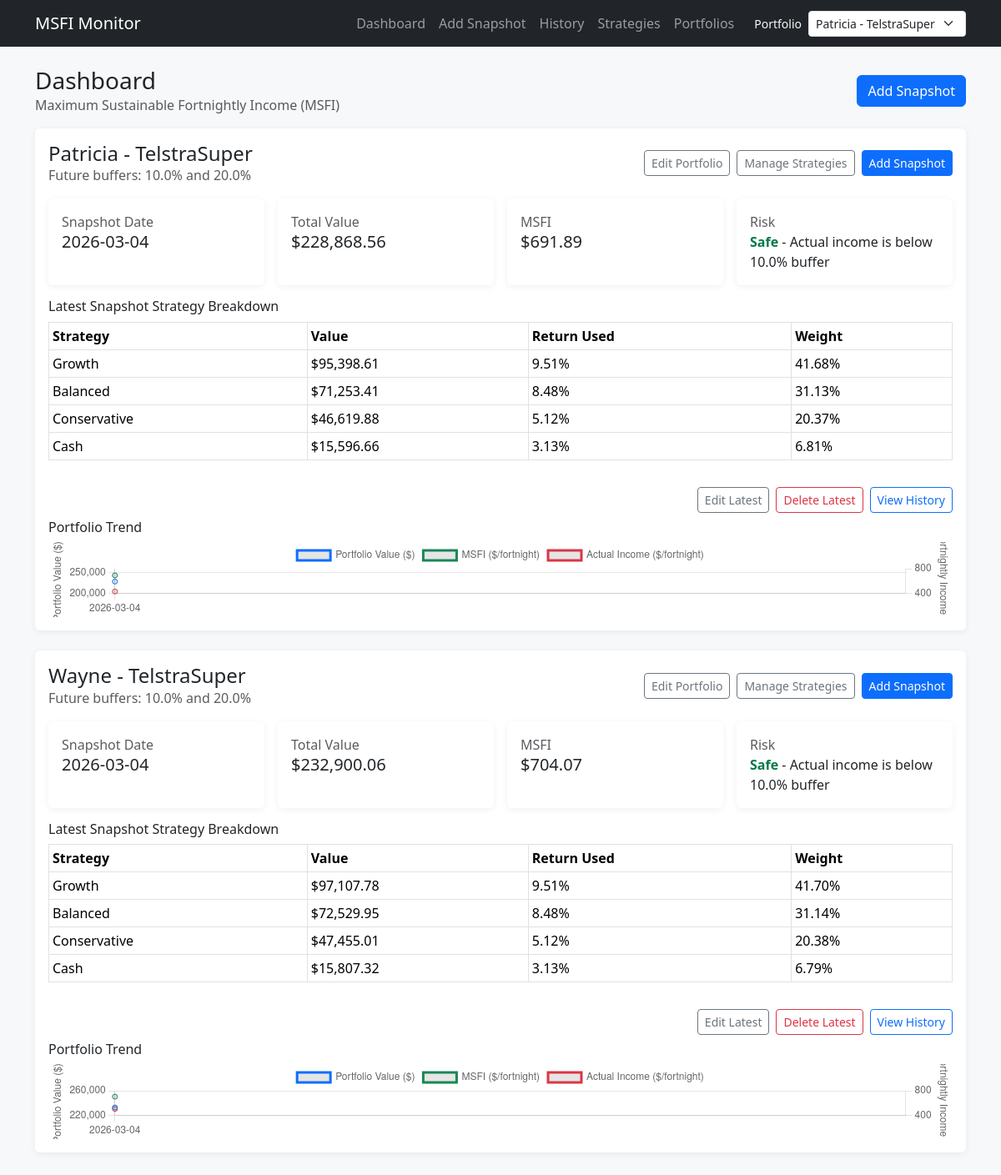
The page / on the database its author committed.
### tables this page shows
CREATE TABLE portfolios (
            id INTEGER PRIMARY KEY AUTOINCREMENT,
            name TEXT NOT NULL UNIQUE,
            buffer_1_percent REAL NOT NULL,
            buffer_2_percent REAL NOT NULL,
            created_at TEXT NOT NULL DEFAULT CURRENT_TIMESTAMP
        );

CREATE TABLE snapshots (
            id INTEGER PRIMARY KEY AUTOINCREMENT,
            portfolio_id INTEGER NOT NULL,
            snapshot_date TEXT NOT NULL,
            total_value REAL NOT NULL,
            weighted_return REAL NOT NULL,
            annual_earnings REAL NOT NULL,
            msfi REAL NOT NULL,
            buffer_1_percent REAL NOT NULL,
            buffer_2_percent REAL NOT NULL,
            buffer_1_value REAL NOT NULL,
            buffer_2_value REAL NOT NULL,
            actual_income REAL NOT NULL,
            risk_status TEXT NOT NULL,
            notes TEXT,
            created_at TEXT NOT NULL DEFAULT CURRENT_TIMESTAMP,
            FOREIGN KEY (portfolio_id) REFERENCES portfolios(id) ON DELETE RESTRICT
        );

CREATE TABLE snapshot_strategy_values (
            id INTEGER PRIMARY KEY AUTOINCREMENT,
            snapshot_id INTEGER NOT NULL,
            strategy_id INTEGER NOT NULL,
            strategy_value REAL NOT NULL,
            return_used REAL NOT NULL,
            FOREIGN KEY (snapshot_id) REFERENCES snapshots(id) ON DELETE CASCADE,
            FOREIGN KEY (strategy_id) REFERENCES strategies(id) ON DELETE RESTRICT
        );

CREATE TABLE strategies (
            id INTEGER PRIMARY KEY AUTOINCREMENT,
            portfolio_id INTEGER NOT NULL,
            name TEXT NOT NULL,
            default_return_5yr REAL NOT NULL,
            active_flag INTEGER NOT NULL DEFAULT 1,
            created_at TEXT NOT NULL DEFAULT CURRENT_TIMESTAMP,
            UNIQUE(portfolio_id, name),
            FOREIGN KEY (portfolio_id) REFERENCES portfolios(id) ON DELETE RESTRICT
        );

### app.py (the view)
    @app.route("/")
    def dashboard():
        portfolios = get_all_portfolios()
        sections: list[dict] = []
        for portfolio in portfolios:
            portfolio_id = int(portfolio["id"])
            latest = get_latest_snapshot_by_portfolio(portfolio_id)
            latest_strategy_rows = []
            if latest is not None:
                latest_strategy_rows = [dict(row) for row in get_snapshot_strategy_rows(int(latest["id"]))]
                for row in latest_strategy_rows:
                    value = float(row["strategy_value"])
                    total = float(latest["total_value"])
                    weight = (value / total) if total > 0 else 0.0
                    row["weight_percent"] = round(weight * 100, 2)
            chart_rows = get_chart_snapshots_by_portfolio(portfolio_id)
            chart_data = {
                "labels": [row["snapshot_date"] for row in chart_rows],
                "portfolio_values": [float(row["total_value"]) for row in chart_rows],
                "msfi_values": [float(row["msfi"]) for row in chart_rows],
                "actual_income_values": [float(row["actual_income"]) for row in chart_rows],
            }
            sections.append(
                {
                    "portfolio": dict(portfolio),
                    "latest": dict(latest) if latest is not None else None,
                    "latest_strategy_rows": latest_strategy_rows,
                    "chart_data": chart_data,
                }
            )
        return render_template("dashboard.html", sections=sections, focus_portfolio_id=request.args.get("focus_portfolio_id", type=int))

### app.py (called while the page is built)
def _risk_explanation(risk_status: str, buffer_1_percent: float) -> str:
    buffer_label = round(buffer_1_percent * 100, 2)
    if risk_status == "Overdrawing":
        return "Actual income is above MSFI"
    if risk_status == "Caution":
        return f"Actual income is above {buffer_label}% buffer"
    return f"Actual income is below {buffer_label}% buffer"

### database.py (called while the page is built)
def get_db():
    if "db" not in g:
        app_config = g.get("app_config", current_app.config)
        database_path = app_config["DATABASE"]
        connection = sqlite3.connect(database_path)
        connection.row_factory = sqlite3.Row
        connection.execute("PRAGMA foreign_keys = ON")
        g.db = connection
    return g.db

### models.py (called while the page is built)
def get_all_portfolios():
    db = get_db()
    return db.execute("SELECT * FROM portfolios ORDER BY name ASC").fetchall()

def get_latest_snapshot_by_portfolio(portfolio_id: int):
    db = get_db()
    return db.execute(
        """
        SELECT *
        FROM snapshots
        WHERE portfolio_id = ?
        ORDER BY snapshot_date DESC, id DESC
        LIMIT 1
        """,
        (portfolio_id,),
    ).fetchone()

def get_chart_snapshots_by_portfolio(portfolio_id: int):
    db = get_db()
    return db.execute(
        """
        SELECT snapshot_date, total_value, msfi, actual_income
        FROM snapshots
        WHERE portfolio_id = ?
        ORDER BY snapshot_date ASC, id ASC
        """,
        (portfolio_id,),
    ).fetchall()

def get_snapshot_strategy_rows(snapshot_id: int):
    db = get_db()
    return db.execute(
        """
        SELECT ssv.*, st.name AS strategy_name, st.active_flag
        FROM snapshot_strategy_values ssv
        INNER JOIN strategies st ON st.id = ssv.strategy_id
        WHERE ssv.snapshot_id = ?
        ORDER BY st.id ASC
        """,
        (snapshot_id,),
    ).fetchall()

### templates/dashboard.html (shortened to what this page needs)
{% extends "base.html" %}
{% block content %}
<div class="d-flex justify-content-between align-items-center mb-3">
    <div>
        <h1 class="h3 m-0">Dashboard</h1>
        <div class="text-muted">Maximum Sustainable Fortnightly Income (MSFI)</div>
    </div>
    <a class="btn btn-primary" href="{{ url_for('add_snapshot', portfolio_id=nav_selected_portfolio_id) }}">Add Snapshot</a>
</div>
{% if sections %}
{% for section in sections %}
<section id="portfolio-{{ section.portfolio['id'] }}" class="mb-4">
    <div class="card p-3">
        <div class="d-flex justify-content-between align-items-center mb-3">
            <div>
                <h2 class="h4 mb-0">{{ section.portfolio["name"] }}</h2>
                <div class="text-muted">
                    Future buffers: {{ (section.portfolio["buffer_1_percent"] * 100)|round(2) }}% and
                    {{ (section.portfolio["buffer_2_percent"] * 100)|round(2) }}%
                </div>
            </div>
            <div class="d-flex gap-2">
                <a class="btn btn-outline-secondary btn-sm" href="{{ url_for('edit_portfolio', portfolio_id=section.portfolio['id']) }}">Edit Portfolio</a>
                <a class="btn btn-outline-secondary btn-sm" href="{{ url_for('strategies', portfolio_id=section.portfolio['id']) }}">Manage Strategies</a>
                <a class="btn btn-primary btn-sm" href="{{ url_for('add_snapshot', portfolio_id=section.portfolio['id']) }}">Add Snapshot</a>
            </div>
        </div>
        {% if section.latest %}
        <div class="row g-3 mb-3">
            <div class="col-md-3"><div class="card p-3 h-100"><div class="text-muted">Snapshot Date</div><div class="h5 mb-0">{{ section.latest["snapshot_date"] }}</div></div></div>
            <div class="col-md-3"><div class="card p-3 h-100"><div class="text-muted">Total Value</div><div class="h5 mb-0">${{ "{:,.2f}".format(section.latest["total_value"]) }}</div></div></div>
            <div class="col-md-3"><div class="card p-3 h-100"><div class="text-muted">MSFI</div><div class="h5 mb-0">${{ "{:,.2f}".format(section.latest["msfi"]) }}</div></div></div>
            <div class="col-md-3"><div class="card p-3 h-100"><div class="text-muted">Risk</div><div><span class="risk-{{ section.latest['risk_status'] }}">{{ section.latest["risk_status"] }}</span> - {{ risk_explanation(section.latest["risk_status"], section.latest["buffer_1_percent"]) }}</div></div></div>
        </div>
        <h3 class="h6">Latest Snapshot Strategy Breakdown</h3>
        <div class="table-responsive mb-3">
            <table class="table table-sm table-bordered align-middle">
                <thead>
                <tr>
                    <th>Strategy</th>
                    <th>Value</th>
                    <th>Return Used</th>
                    <th>Weight</th>
                </tr>
                </thead>
                <tbody>
                {% for row in section.latest_strategy_rows %}
                <tr>
                    <td>{{ row["strategy_name"] }}</td>
                    <td>${{ "{:,.2f}".format(row["strategy_value"]) }}</td>
                    <td>{{ "{:.2f}%".format(row["return_used"] * 100) }}</td>
                    <td>{{ "{:.2f}%".format(row["weight_percent"]) }}</td>
                </tr>
                {% endfor %}
                </tbody>
            </table>
        </div>
        <div class="d-flex justify-content-end gap-2 mb-2">
            <a class="btn btn-outline-secondary btn-sm" href="{{ url_for('edit_snapshot', snapshot_id=section.latest['id']) }}">Edit Latest</a>
            <form method="post" action="{{ url_for('remove_snapshot', snapshot_id=section.latest['id']) }}" onsubmit="return confirm('Delete this snapshot?');">
                <button type="submit" class="btn btn-outline-danger btn-sm">Delete Latest</button>
            </form>
            <a class="btn btn-outline-primary btn-sm" href="{{ url_for('history', portfolio_id=section.portfolio['id']) }}">View History</a>
        </div>
        <h3 class="h6">Portfolio Trend</h3>
        <canvas id="chart-{{ section.portfolio['id'] }}" height="90"></canvas>
        {% else %}
        <div class="alert alert-light border mb-0">
            No snapshots yet for this portfolio.
            <a href="{{ url_for('add_snapshot', portfolio_id=section.portfolio['id']) }}">Create first snapshot</a>.
        </div>
        {% endif %}
    </div>
</section>
{% endfor %}
{% else %}
<div class="card p-4">
    <p class="mb-3">No portfolios yet.</p>
    <a class="btn btn-primary" href="{{ url_for('portfolios') }}">Create Portfolio</a>
</div>
{% endif %}
{% endblock %}

### templates/base.html (style rules this page uses)
body { background-color: #f6f8fa; }
.card { border: 0; box-shadow: 0 0.125rem 0.5rem rgba(0, 0, 0, 0.06); }
.risk-Safe { color: #027a48; font-weight: 700; }

### rows shown on the page
portfolios: portfolio.name "Patricia - TelstraSuper", (section.portfolio['buffer_1_percent']*100)|round(2) "10.0", (section.portfolio['buffer_2_percent']*100)|round(2) "20.0"
snapshots: latest.snapshot_date "2026-03-04", latest.total_value "228,868.56", latest.msfi "691.89", latest.risk_status "Safe", risk_status+buffer_1_percent "Actual income is below 10.0% buffer"
snapshot_strategy_values: strategy_name "Growth", strategy_value "95,398.61", row['return_used']*100 "9.51%", weight_percent "41.68%"
snapshot_strategy_values: strategy_name "Balanced", strategy_value "71,253.41", row['return_used']*100 "8.48%", weight_percent "31.13%"
snapshot_strategy_values: strategy_name "Conservative", strategy_value "46,619.88", row['return_used']*100 "5.12%", weight_percent "20.37%"
snapshot_strategy_values: strategy_name "Cash", strategy_value "15,596.66", row['return_used']*100 "3.13%", weight_percent "6.81%"
portfolios: portfolio.name "Wayne - TelstraSuper", (section.portfolio['buffer_1_percent']*100)|round(2) "10.0", (section.portfolio['buffer_2_percent']*100)|round(2) "20.0"
snapshots: latest.snapshot_date "2026-03-04", latest.total_value "232,900.06", latest.msfi "704.07", latest.risk_status "Safe", risk_status+buffer_1_percent "Actual income is below 10.0% buffer"
snapshot_strategy_values: strategy_name "Growth", strategy_value "97,107.78", row['return_used']*100 "9.51%", weight_percent "41.70%"
snapshot_strategy_values: strategy_name "Balanced", strategy_value "72,529.95", row['return_used']*100 "8.48%", weight_percent "31.14%"
snapshot_strategy_values: strategy_name "Conservative", strategy_value "47,455.01", row['return_used']*100 "5.12%", weight_percent "20.38%"
snapshot_strategy_values: strategy_name "Cash", strategy_value "15,807.32", row['return_used']*100 "3.13%", weight_percent "6.79%"

### other values the page prints
form field value "Patricia - TelstraSuper"
